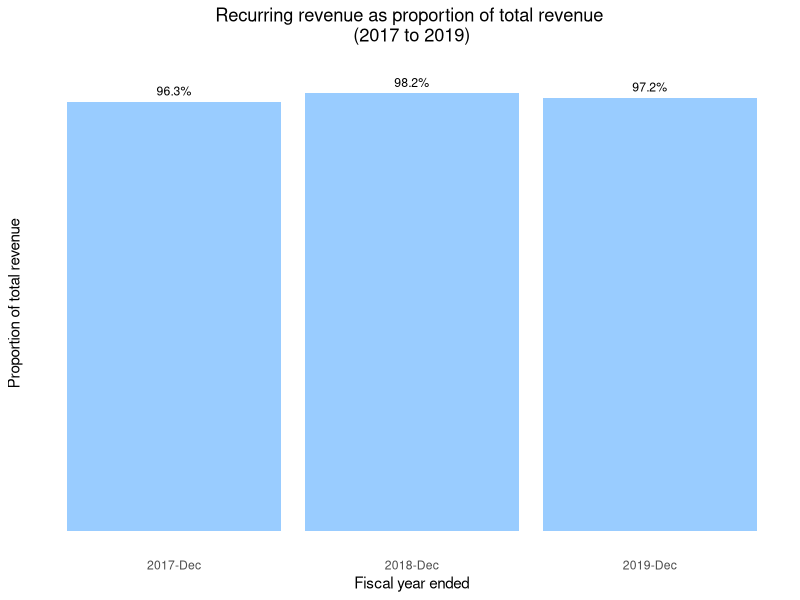
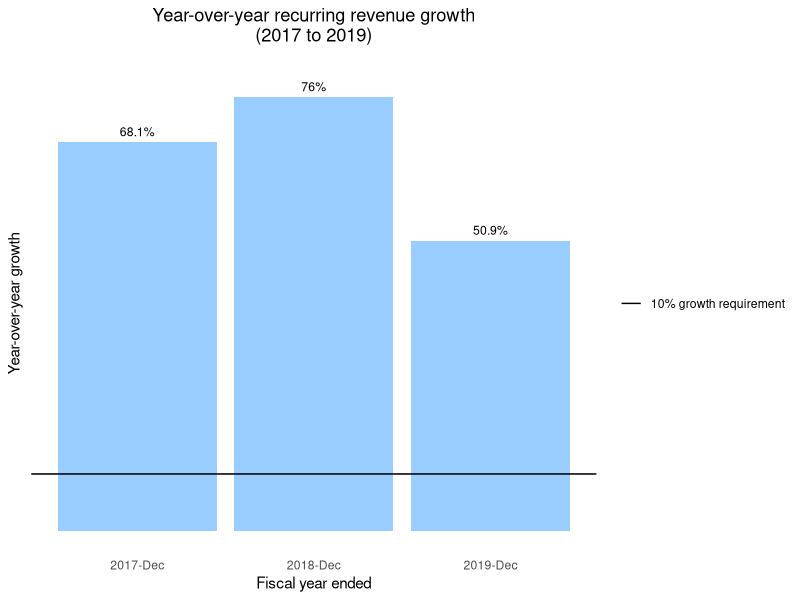
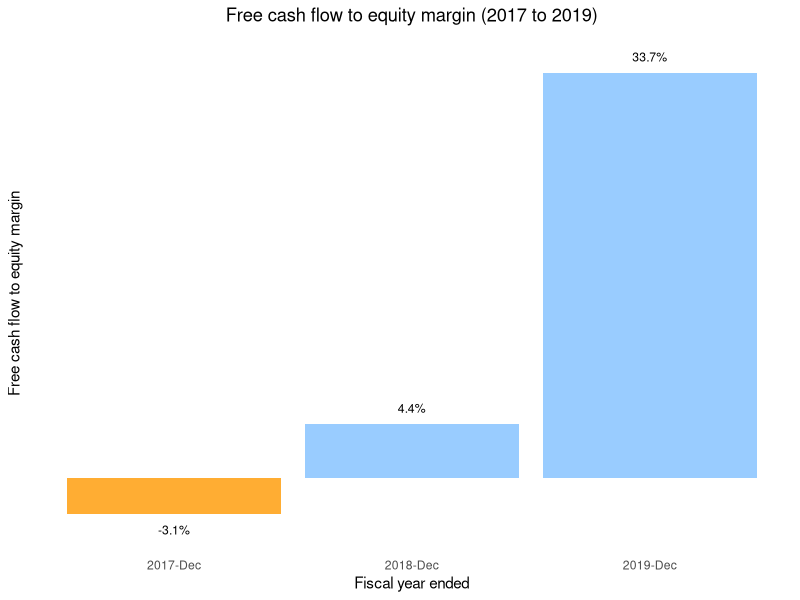

Source code (R) for these figures, in order:
## ---- chunk 1
library(readxl)
library(ggplot2)
library(dplyr)

financial <- read_excel('SMLR.xlsx', sheet = 'Financial')
names(financial) <- gsub(' ', '_', names(financial))

# Calculate recurring revenue as proportion of total revenue
financial$proportion_recurring <- with(financial
                                       , recurring_revenue / total_revenue)

# Calculate year-over-year recurring revenue growth
yoy_recur_revenue_growth <- with(financial
                                 , recurring_revenue[-nrow(financial)] / 
                                     recurring_revenue[-1] - 1)

yoy_recur_revenue_growth <- c(yoy_recur_revenue_growth, NA)
financial$yoy_recur_revenue_growth <- yoy_recur_revenue_growth

# Calculate whether meet growth KPI
growth_kpi <- 0.1

financial <- mutate(financial
                    , met_growth_KPI = case_when(
                        yoy_recur_revenue_growth >= growth_kpi ~ 'Yes'
                        , yoy_recur_revenue_growth < growth_kpi ~ 'No'
                    ))

# Calculate free cash flow to equity margin
financial <- mutate(financial
                    , free_cash_flow = operating_cash_flow - 
                        capital_expenditure
                    , fcf_margin = free_cash_flow / total_revenue
                    , free_cash_flow_to_equity = free_cash_flow + 
                        debt_issued - debt_repayment
                    , fcfte_margin = free_cash_flow_to_equity / total_revenue
                    , is_fcfte_margin_positive = ifelse(fcfte_margin >= 0
                                                        , TRUE, FALSE))
## ---- chunk 2
recurring <-
    head(financial, n = 3) %>%
    select(fiscal_year_ended, proportion_recurring)

ylim_max <- max(recurring$proportion_recurring) * 1.04
title <- 'Recurring revenue as proportion of total revenue 
(2017 to 2019)'

ggplot(data = recurring
       , aes(x = format(fiscal_year_ended, '%Y-%b')
             , y = proportion_recurring)) +
    geom_col(fill = '#99ccff') +
    labs(x = 'Fiscal year ended', y = 'Proportion of total revenue') +
    ggtitle(title) +
    theme_minimal() +
    theme(plot.title = element_text(hjust = 0.5)
          , panel.grid = element_blank()
          , axis.text.y = element_blank()) +
    coord_cartesian(ylim = c(0, ylim_max)) +
    geom_text(aes(label = paste(round(proportion_recurring * 100, 1)
                                , '%', sep = ''))
              , vjust = -0.7, size = 3.1)
## ---- chunk 3
demand <- 
    head(financial, n = 3) %>%
    select(fiscal_year_ended, yoy_recur_revenue_growth, met_growth_KPI)

ylim_max <- max(demand$yoy_recur_revenue_growth) * 1.05
title <- 'Year-over-year recurring revenue growth
(2017 to 2019)'
hline_label <- '10% growth requirement'

ggplot(data = demand
       , aes(x = format(fiscal_year_ended, '%Y-%b')
             , y = yoy_recur_revenue_growth)) +
    geom_col(aes(fill = met_growth_KPI), show.legend = FALSE) +
    labs(x = 'Fiscal year ended'
         , y = 'Year-over-year growth') +
    ggtitle(title) +
    theme_minimal() +
    theme(plot.title = element_text(hjust = 0.5)
          , panel.grid = element_blank()
          , axis.text.y = element_blank()
          , legend.title = element_blank()) +
    geom_text(aes(label = paste(round(yoy_recur_revenue_growth * 100, 1)
                                , '%', sep = ''))
              , vjust = -0.7, size = 3.1) +
    coord_cartesian(ylim = c(0, ylim_max)) +
    scale_fill_manual(values = c('Yes' = '#99ccff', 'No' = 'red')) +
    geom_hline(aes(color = hline_label
                 , yintercept = growth_kpi)) +
    scale_color_manual(values = c('black'))
## ---- chunk 4
fcfte_margins <-
    head(financial, n = 3) %>%
    select(fiscal_year_ended, fcfte_margin, is_fcfte_margin_positive)

title <- 'Free cash flow to equity margin (2017 to 2019)'

ggplot(data = fcfte_margins
       , aes(x = format(fiscal_year_ended, '%Y-%b'), y = fcfte_margin)) +
    geom_col(aes(fill = is_fcfte_margin_positive), show.legend = FALSE) +
    labs(x = 'Fiscal year ended', y = 'Free cash flow to equity margin') +
    ggtitle(title) +
    geom_text(aes(label = paste(round(fcfte_margin * 100, 1)
                                , '%', sep = '')
                  , y = fcfte_margin + sign(fcfte_margin) * 0.013)
              , size = 3.1) +
    scale_fill_manual(values = c('TRUE' = '#99ccff', 'FALSE' = '#ffad33')) +
    theme_minimal() +
    theme(panel.grid = element_blank()
          , axis.text.y = element_blank()
          , plot.title = element_text(hjust = 0.5))
